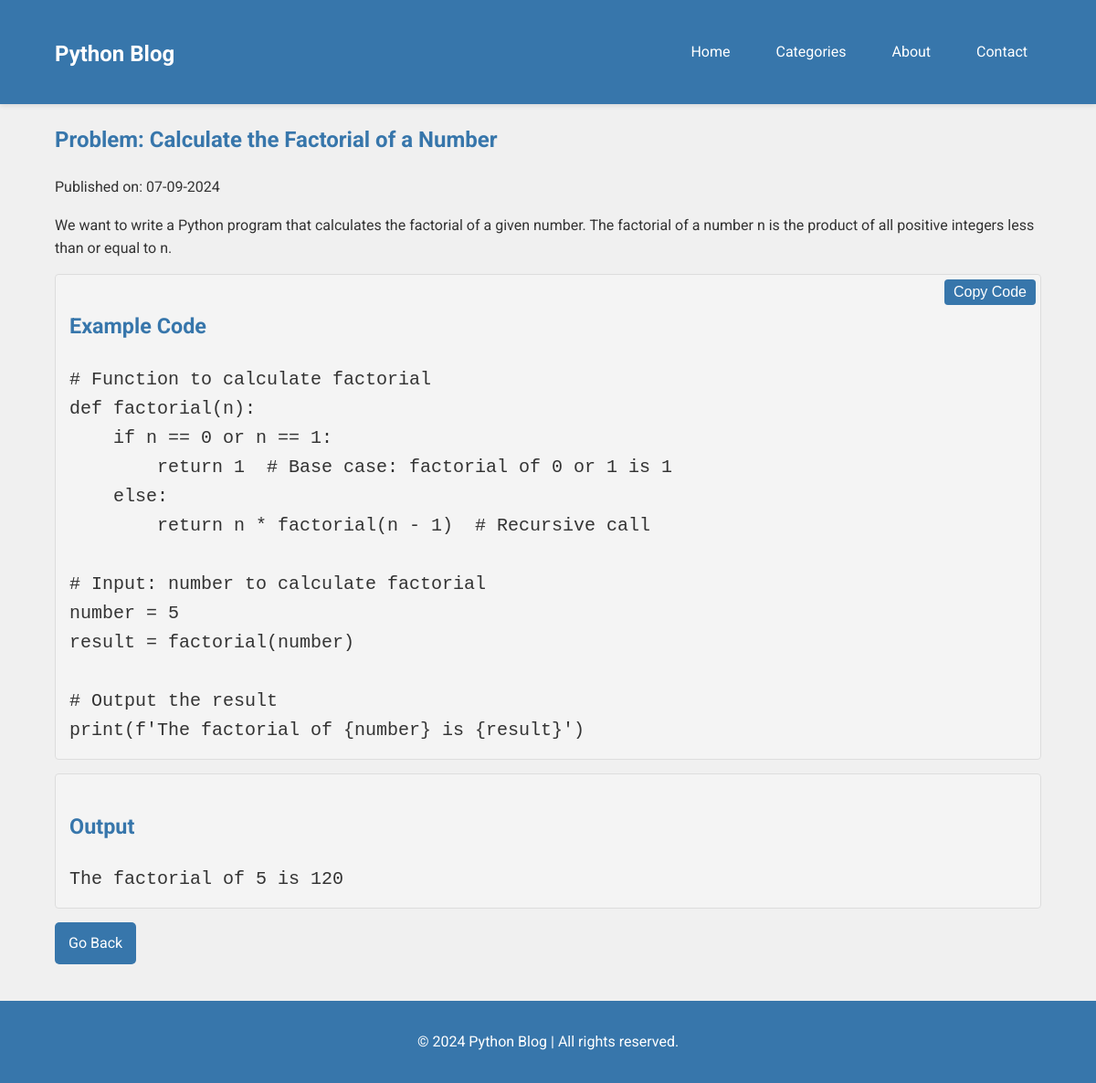
Screenshot of /post/2 with the database file from the repository.
### app/models.py (models this page shows, shortened)
class BlogPost(db.Model):
    id = db.Column(db.Integer, primary_key=True)
    title = db.Column(db.String(100), nullable=False)
    content = db.Column(db.Text, nullable=False)
    code = db.Column(db.Text)
    output = db.Column(db.Text)
    date_posted = db.Column(db.DateTime, nullable=False, default=datetime.utcnow)

### app/routes.py (the view)
@app.route('/post/<int:post_id>')
def post(post_id):
    post = BlogPost.query.get_or_404(post_id)
    return render_template('blog_post.html', post=post)

### app/templates/blog_post.html (shortened to what this page needs)
{% extends "base.html" %} {% block content %}
<article class="post">
  <h1>{{ post.title }}</h1>
  <p class="post-date">
    Published on: {{ post.date_posted.strftime('%d-%m-%Y') }}
  </p>
  <div class="post-content">{{ post.content | safe }}</div>
  {% if post.code %}
  <div class="code-block">
    <h3>Example Code</h3>
    <pre><code class="language-python">{{ post.code }}</code></pre>
    <button class="copy-btn" data-clipboard-target=".code-block code">
      Copy Code
    </button>
  </div>
  {% endif %} {% if post.output %}
  <div class="output-block">
    <h3>Output</h3>
    <pre><code>{{ post.output }}</code></pre>
  </div>
  {% endif %}
</article>
<a href="{{ url_for('index') }}" class="btn">Go Back</a>
{% endblock %}

### app/static/css/style.css (style rules this page uses)
:root { --primary-color: #3776ab; --secondary-color: #ffd43b; --background-color: #f0f0f0; --text-color: #333; --nav-hover-color: #1d4166; }
body { font-family: "Roboto", sans-serif; line-height: 1.6; margin: 0; padding: 0; background-color: var(--background-color); color: var(--text-color); }
h1, h2, h3, h4, h5, h6 { color: var(--primary-color); }
.btn { display: inline-block; background: var(--primary-color); color: white; padding: 10px 15px; border: none; border-radius: 5px; text-decoration: none; font-size: 1rem; transition: background-color 0.3s ease, transform 0.3s ease; }
.code-block, .output-block { background-color: #f4f4f4; border: 1px solid #ddd; border-radius: 4px; padding: 15px; margin: 15px 0; position: relative; font-size: 20px; }
.code-block pre, .output-block pre { margin: 0; white-space: pre-wrap; }
.copy-btn { position: absolute; top: 5px; right: 5px; background-color: #3776ab; color: white; border: none; border-radius: 4px; padding: 5px 10px; cursor: pointer; font-size: 0.8em; }

### rows the page displays
BlogPost: title "Problem: Calculate the Factorial of a Number", date_posted "07-09-2024", content "We want to write a Python program that calculates the factorial of a given number. The factorial of a number n is the product of all positive integers less than or equal to n.", code "# Function to calculate factorial def factorial(n): if n == 0 or n == 1: return 1 # Base case: factorial of 0 or 1 is 1 else: return n * factorial(n - 1) # Recursive call # Input: number to calculate factorial number = 5 result = factorial(number) # Output the result print(f'The factorial of {number} is {result}')", output "The factorial of 5 is 120"
